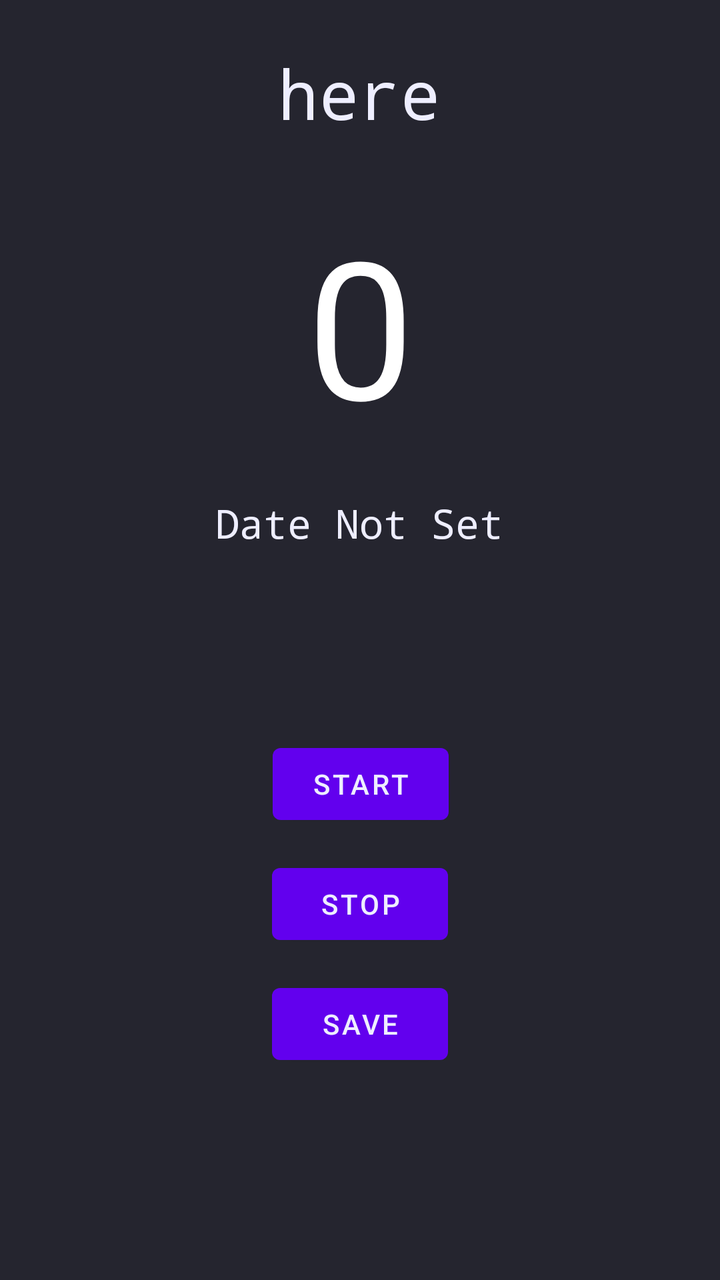
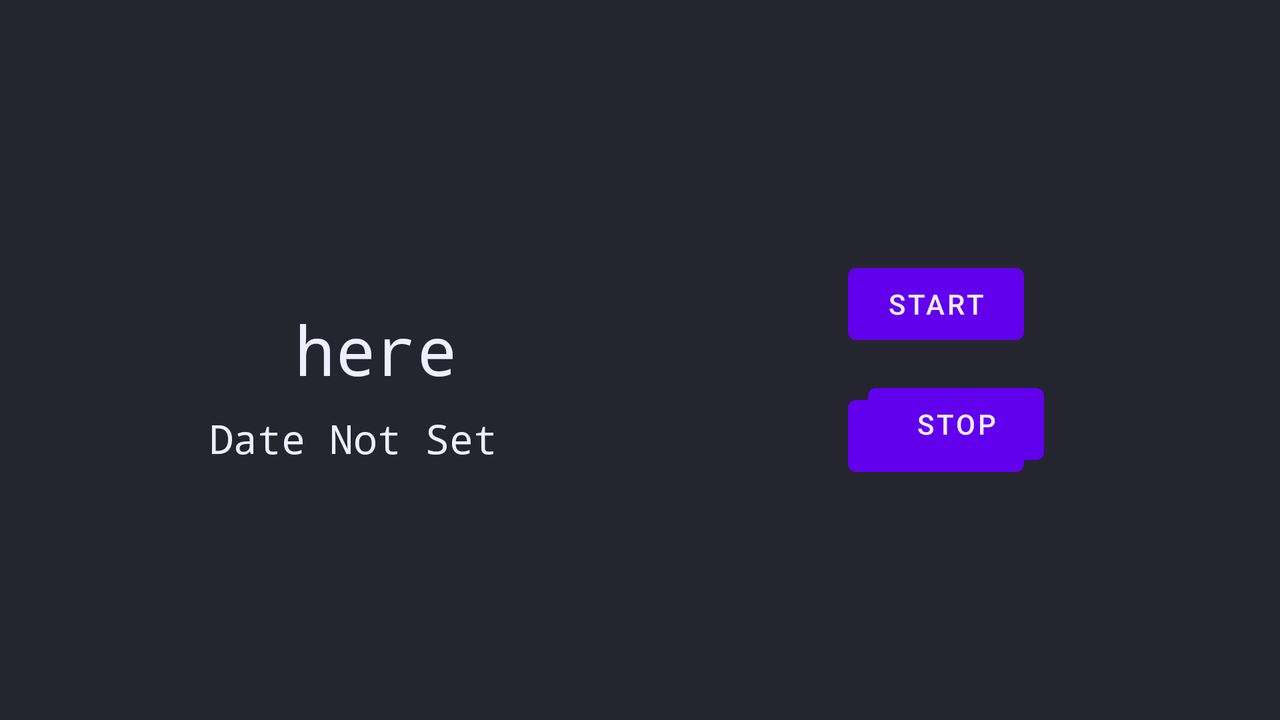

The same Android screen from two of the app's own layout files: first res/layout/ as a phone draws it, then the repository's variant for another configuration, drawn on a device whose configuration selects that folder. Both files follow.
<!-- AndroidManifest.xml: application theme Theme.DashTracker -->
<!-- res/layout/activity_tracker.xml -->
<?xml version="1.0" encoding="utf-8"?>
<androidx.constraintlayout.widget.ConstraintLayout xmlns:android="http://schemas.android.com/apk/res/android"
    xmlns:app="http://schemas.android.com/apk/res-auto"
    xmlns:tools="http://schemas.android.com/tools"
    android:layout_width="match_parent"
    android:layout_height="match_parent"
    android:background="#25252F">

    <TextView
        android:id="@+id/maindistanceView"
        android:layout_width="306dp"
        android:layout_height="48dp"
        android:layout_marginTop="24dp"
        android:fontFamily="monospace"
        android:textAlignment="center"
        android:textColor="#EEEEFF"
        android:textSize="34sp"
        app:layout_constraintEnd_toEndOf="parent"
        app:layout_constraintHorizontal_bias="0.495"
        app:layout_constraintStart_toStartOf="parent"
        app:layout_constraintTop_toTopOf="parent"
        tools:text="here" />

    <Button
        android:id="@+id/stBtn"
        android:layout_width="wrap_content"
        android:layout_height="wrap_content"
        android:layout_marginTop="93dp"
        android:text="Start"
        app:layout_constraintEnd_toEndOf="parent"
        app:layout_constraintHorizontal_bias="0.501"
        app:layout_constraintStart_toStartOf="parent"
        app:layout_constraintTop_toBottomOf="@+id/dateView" />

    <TextView
        android:id="@+id/dateView"
        android:layout_width="wrap_content"
        android:layout_height="wrap_content"
        android:layout_marginTop="3dp"
        android:fontFamily="monospace"
        android:text="Date Not Set"
        android:textColor="#EEEEFF"
        android:textSize="20sp"
        app:layout_constraintEnd_toEndOf="parent"
        app:layout_constraintHorizontal_bias="0.498"
        app:layout_constraintStart_toStartOf="parent"
        app:layout_constraintTop_toBottomOf="@+id/milesOrKilo" />

    <Button
        android:id="@+id/stopBtn"
        android:layout_width="wrap_content"
        android:layout_height="wrap_content"
        android:layout_marginTop="12dp"
        android:text="stop"
        app:layout_constraintEnd_toEndOf="parent"
        app:layout_constraintStart_toStartOf="parent"
        app:layout_constraintTop_toBottomOf="@+id/stBtn" />

    <Button
        android:id="@+id/saveBtn"
        android:layout_width="wrap_content"
        android:layout_height="wrap_content"
        android:layout_marginTop="12dp"
        android:text="save"
        app:layout_constraintEnd_toEndOf="parent"
        app:layout_constraintStart_toStartOf="parent"
        app:layout_constraintTop_toBottomOf="@+id/stopBtn" />

    <TextView
        android:id="@+id/milesOrKilo"
        android:layout_width="199dp"
        android:layout_height="165dp"
        android:layout_marginTop="8dp"
        android:gravity="center"
        android:text="0"
        android:textColor="#FFFFFF"
        android:textSize="96sp"
        app:layout_constraintEnd_toEndOf="parent"
        app:layout_constraintStart_toStartOf="parent"
        app:layout_constraintTop_toBottomOf="@+id/maindistanceView" />

</androidx.constraintlayout.widget.ConstraintLayout>
<!-- resources referenced by this layout -->
<resources>
  <style name="Theme.DashTracker" parent="Theme.MaterialComponents.DayNight.DarkActionBar">
          
          <item name="colorPrimary">@color/purple_500</item>
          <item name="colorPrimaryVariant">@color/purple_700</item>
          <item name="colorOnPrimary">@color/offwhite</item>
          
          <item name="colorSecondary">@color/teal_200</item>
          <item name="colorSecondaryVariant">@color/teal_700</item>
          <item name="colorOnSecondary">@color/offwhite</item>
          
          <item name="android:statusBarColor">?attr/colorPrimaryVariant</item>
          
      </style>
  <color name="purple_500">#FF6200EE</color>
  <color name="purple_700">#FF3700B3</color>
  <color name="offwhite">#EEEEFF</color>
  <color name="teal_200">#FF03DAC5</color>
  <color name="teal_700">#FF018786</color>
</resources>
<!-- res/layout-land/activity_tracker.xml (the repository's variant of the layout above) -->
<!-- drawn on the phone turned sideways -->
<?xml version="1.0" encoding="utf-8"?>
<androidx.constraintlayout.widget.ConstraintLayout xmlns:android="http://schemas.android.com/apk/res/android"
    xmlns:app="http://schemas.android.com/apk/res-auto"
    xmlns:tools="http://schemas.android.com/tools"
    android:layout_width="match_parent"
    android:layout_height="match_parent"
    android:background="#25252F">

    <TextView
        android:id="@+id/maindistanceView"
        android:layout_width="306dp"
        android:layout_height="48dp"
        android:layout_marginTop="152dp"
        android:fontFamily="monospace"
        android:textAlignment="center"
        android:textColor="#EEEEFF"
        android:textSize="34sp"
        app:layout_constraintEnd_toEndOf="parent"
        app:layout_constraintHorizontal_bias="0.105"
        app:layout_constraintStart_toStartOf="parent"
        app:layout_constraintTop_toTopOf="parent"
        tools:text="here" />

    <TextView
        android:id="@+id/dateView"
        android:layout_width="wrap_content"
        android:layout_height="wrap_content"
        android:layout_marginTop="8dp"
        android:layout_marginBottom="148dp"
        android:fontFamily="monospace"
        android:text="Date Not Set"
        android:textColor="#EEEEFF"
        android:textSize="20sp"
        app:layout_constraintBottom_toBottomOf="parent"
        app:layout_constraintEnd_toEndOf="parent"
        app:layout_constraintHorizontal_bias="0.211"
        app:layout_constraintStart_toStartOf="parent"
        app:layout_constraintTop_toBottomOf="@+id/maindistanceView"
        app:layout_constraintVertical_bias="0.107" />

    <Button
        android:id="@+id/stBtn"
        android:layout_width="wrap_content"
        android:layout_height="wrap_content"
        android:layout_marginTop="128dp"
        android:text="Start"
        app:layout_constraintEnd_toEndOf="parent"
        app:layout_constraintHorizontal_bias="0.768"
        app:layout_constraintStart_toStartOf="parent"
        app:layout_constraintTop_toTopOf="parent" />

    <Button
        android:id="@+id/saveBtn"
        android:layout_width="wrap_content"
        android:layout_height="wrap_content"
        android:layout_marginBottom="118dp"
        android:text="save"
        app:layout_constraintBottom_toBottomOf="parent"
        app:layout_constraintEnd_toEndOf="parent"
        app:layout_constraintHorizontal_bias="0.768"
        app:layout_constraintStart_toStartOf="parent" />

    <Button
        android:id="@+id/stopBtn"
        android:layout_width="wrap_content"
        android:layout_height="wrap_content"
        android:layout_marginTop="12dp"
        android:text="stop"
        app:layout_constraintEnd_toEndOf="parent"
        app:layout_constraintHorizontal_bias="0.786"
        app:layout_constraintStart_toStartOf="parent"
        app:layout_constraintTop_toBottomOf="@+id/stBtn" />

</androidx.constraintlayout.widget.ConstraintLayout>
